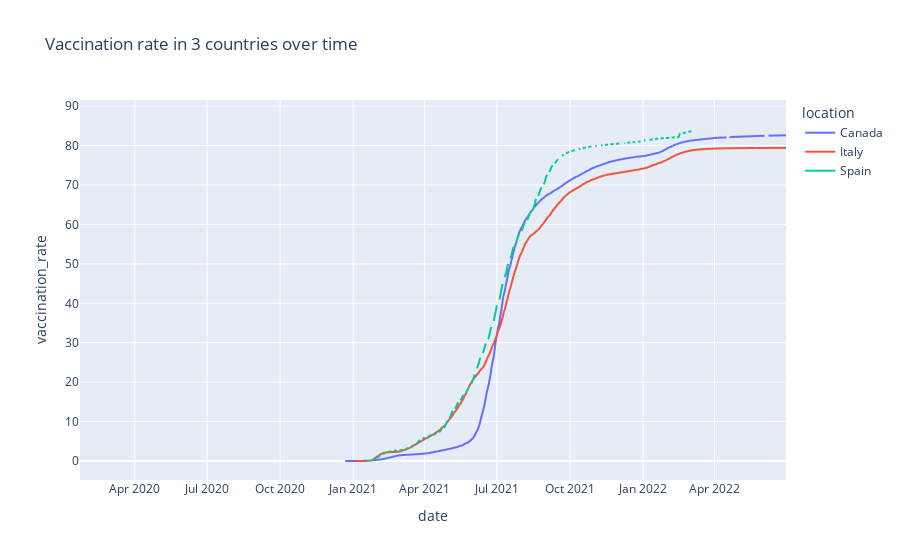

This figure's notebook cell:
### Code cell
fig = px.line(data_all_countries, x="date", y="vaccination_rate", color='location', title='Vaccination rate in 3 countries over time')
fig.show()

### Figure 1 — Plotly figure (JSON) as saved in the notebook; plotly's stock layout.template omitted (floating-point values rounded to 4 significant figures; data arrays with more than 128 entries replaced by an {"elided": "..."} marker saying what was removed)
{"data": [{"hovertemplate": "location=Canada<br>date=%{x}<br>vaccination_rate=%{y}<extra></extra>", "legendgroup": "Canada", "line": {"color": "#636efa", "dash": "solid"}, "marker": {"symbol": "circle"}, "mode": "lines", "name": "Canada", "showlegend": true, "type": "scattergl", "x": {"elided": "890 str values"}, "xaxis": "x", "y": {"elided": "890 float values"}, "yaxis": "y"}, {"hovertemplate": "location=Italy<br>date=%{x}<br>vaccination_rate=%{y}<extra></extra>", "legendgroup": "Italy", "line": {"color": "#EF553B", "dash": "solid"}, "marker": {"symbol": "circle"}, "mode": "lines", "name": "Italy", "showlegend": true, "type": "scattergl", "x": {"elided": "882 str values"}, "xaxis": "x", "y": {"elided": "882 float values"}, "yaxis": "y"}, {"hovertemplate": "location=Spain<br>date=%{x}<br>vaccination_rate=%{y}<extra></extra>", "legendgroup": "Spain", "line": {"color": "#00cc96", "dash": "solid"}, "marker": {"symbol": "circle"}, "mode": "lines", "name": "Spain", "showlegend": true, "type": "scattergl", "x": {"elided": "881 str values"}, "xaxis": "x", "y": {"elided": "881 float values"}, "yaxis": "y"}], "layout": {"legend": {"title": {"text": "location"}, "tracegroupgap": 0}, "title": {"text": "Vaccination rate in 3 countries over time"}, "xaxis": {"anchor": "y", "domain": [0, 1], "title": {"text": "date"}}, "yaxis": {"anchor": "x", "domain": [0, 1], "title": {"text": "vaccination_rate"}}}}
